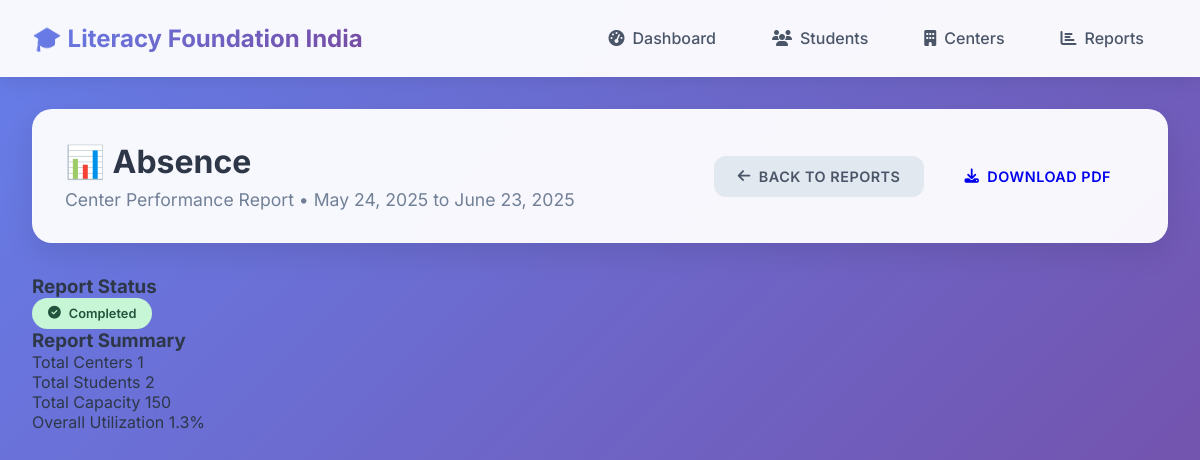
Screenshot of /reports/1/ with the database file from the repository.
### reports/models.py (models this page shows, shortened)
class Report(models.Model):
    REPORT_TYPES = [
        ('attendance', 'Attendance Report'),
        ('academic', 'Academic Performance Report'),
        ('center', 'Center Performance Report'),
        ('financial', 'Financial Report'),
        ('donor', 'Donor Impact Report'),
        ('risk', 'Risk Assessment Report'),
    ]
    STATUS_CHOICES = [
        ('pending', 'Pending'),
        ('generating', 'Generating'),
        ('completed', 'Completed'),
        ('failed', 'Failed'),
    ]
    title = models.CharField(max_length=200)
    report_type = models.CharField(max_length=20, choices=REPORT_TYPES)
    generated_by = models.ForeignKey(User, on_delete=models.CASCADE)
    created_at = models.DateTimeField(auto_now_add=True)
    updated_at = models.DateTimeField(auto_now=True)
    status = models.CharField(max_length=20, choices=STATUS_CHOICES, default='pending')
    date_from = models.DateField()
    date_to = models.DateField()
    centers = models.ManyToManyField(Center, blank=True)
    file_path = models.FileField(upload_to='reports/', blank=True, null=True)
    class Meta:
        ordering = ['-created_at']

### reports/views.py (the view)
# urls.py: path('<int:report_id>/', views.report_detail, name='report_detail'),
def report_detail(request, report_id):
    report = get_object_or_404(Report, id=report_id)
    report_data = get_report_data(report)
    context = {
        'report': report,
        'report_data': report_data,
    }
    return render(request, 'reports/report_detail.html', context)

### templates/reports/report_detail.html (shortened to what this page needs)
{% extends 'base/base.html' %}
{% block content %}
<div class="page-header">
    <div class="header-content">
        <div class="header-text">
            <h1>📊 {{ report.title }}</h1>
            <p>{{ report.get_report_type_display }} • {{ report.date_from }} to {{ report.date_to }}</p>
        </div>
        <div class="header-actions">
            <a href="{% url 'report_list' %}" class="btn btn-secondary">
                <i class="fas fa-arrow-left"></i> Back to Reports
            </a>
            {% if report.status == 'completed' and report.file_path %}
            <a href="{% url 'download_report' report.id %}" class="btn btn-success">
                <i class="fas fa-download"></i> Download PDF
            </a>
            {% endif %}
        </div>
    </div>
</div>
<div class="report-detail-content">
    <div class="report-status-card">
        <h3>Report Status</h3>
        <div class="status-info">
            {% if report.status == 'completed' %}
                <span class="status-indicator status-success">
                    <i class="fas fa-check-circle"></i>
                    Completed
                </span>
            {% elif report.status == 'generating' %}
                <span class="status-indicator status-warning">
                    <i class="fas fa-spinner fa-spin"></i>
                    Generating
                </span>
            {% elif report.status == 'failed' %}
                <span class="status-indicator status-error">
                    <i class="fas fa-times-circle"></i>
                    Failed
                </span>
            {% else %}
                <span class="status-indicator status-pending">
                    <i class="fas fa-clock"></i>
                    Pending
                </span>
            {% endif %}
        </div>
    </div>
    {% if report_data %}
    <div class="report-data-section">
        <h3>Report Summary</h3>
        {% if report.report_type == 'attendance' %}
        <div class="data-grid">
            <div class="data-item">
                <label>Total Records</label>
                <span>{{ report_data.total_records }}</span>
            </div>
            <div class="data-item">
                <label>Present</label>
                <span>{{ report_data.present_records }}</span>
            </div>
            <div class="data-item">
                <label>Absent</label>
                <span>{{ report_data.absent_records }}</span>
            </div>
            <div class="data-item">
                <label>Attendance Rate</label>
                <span>{{ report_data.attendance_rate|floatformat:1 }}%</span>
            </div>
        </div>
        {% elif report.report_type == 'center' %}
        <div class="data-grid">
            <div class="data-item">
                <label>Total Centers</label>
                <span>{{ report_data.total_centers }}</span>
            </div>
            <div class="data-item">
                <label>Total Students</label>
                <span>{{ report_data.total_students }}</span>
            </div>
            <div class="data-item">
                <label>Total Capacity</label>
                <span>{{ report_data.total_capacity }}</span>
            </div>
            <div class="data-item">
                <label>Overall Utilization</label>
                <span>{{ report_data.overall_utilization }}%</span>
            </div>
        </div>
        {% endif %}
    </div>
    {% endif %}
</div>
{% endblock %}

### static/css/style.css (style rules this page uses)
* { margin: 0; padding: 0; box-sizing: border-box; }
body { font-family: 'Inter', -apple-system, BlinkMacSystemFont, 'Segoe UI', Roboto, sans-serif; background: linear-gradient(135deg, #667eea 0%, #764ba2 100%); min-height: 100vh; color: #2d3748; }
.btn { padding: 0.75rem 1.5rem; border: none; border-radius: 12px; cursor: pointer; text-decoration: none; display: inline-flex; align-items: center; gap: 0.5rem; font-size: 0.9rem; font-weight: 600; transition: all 0.3s ease; text-transform: uppercase; letter-spacing: 0.5px; }
.status-indicator { display: inline-flex; align-items: center; gap: 0.5rem; padding: 0.5rem 1rem; border-radius: 20px; font-size: 0.8rem; font-weight: 600; }
.page-header { background: rgba(255, 255, 255, 0.95); backdrop-filter: blur(20px); border-radius: 20px; padding: 2rem; margin-bottom: 2rem; border: 1px solid rgba(255, 255, 255, 0.2); box-shadow: 0 10px 30px rgba(0, 0, 0, 0.1); }
.header-content { display: flex; justify-content: space-between; align-items: center; gap: 2rem; }
.header-text h1 { font-size: 2rem; font-weight: 700; color: #2d3748; margin-bottom: 0.5rem; }
.header-text p { color: #718096; font-size: 1.1rem; }
.header-actions { display: flex; gap: 1rem; }
.btn-secondary { background: #e2e8f0; color: #4a5568; }
.status-success { background: #c6f6d5; color: #22543d; }

### rows the page displays
Report: title "Absence", report_type "Center Performance Report", date_from "May 24, 2025", date_to "June 23, 2025"

### other values shown
{{ report_data.total_centers }} "1"
{{ report_data.total_students }} "2"
{{ report_data.total_capacity }} "150"
{{ report_data.overall_utilization }} "1.3"
